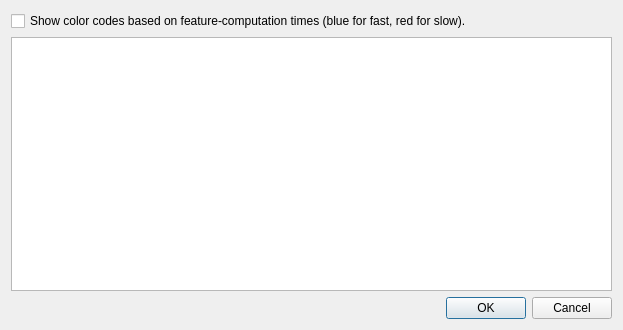
<?xml version="1.0" encoding="UTF-8"?>
<ui version="4.0">
 <class>FeaureDlg</class>
 <widget class="QDialog" name="FeaureDlg">
  <property name="geometry">
   <rect>
    <x>0</x>
    <y>0</y>
    <width>623</width>
    <height>330</height>
   </rect>
  </property>
  <property name="windowTitle">
   <string>Dialog</string>
  </property>
  <layout class="QGridLayout" name="gridLayout_2">
   <item row="0" column="0">
    <layout class="QVBoxLayout" name="verticalLayout">
     <item>
      <widget class="QCheckBox" name="colorCodesEnabled">
       <property name="text">
        <string>Show color codes based on feature-computation times (blue for fast, red for slow).</string>
       </property>
      </widget>
     </item>
     <item>
      <widget class="FeatureTableWidget" name="featureTableWidget"/>
     </item>
     <item>
      <layout class="QHBoxLayout" name="horizontalLayout_2">
       <item>
        <spacer name="horizontalSpacer">
         <property name="orientation">
          <enum>Qt::Horizontal</enum>
         </property>
         <property name="sizeHint" stdset="0">
          <size>
           <width>40</width>
           <height>20</height>
          </size>
         </property>
        </spacer>
       </item>
       <item>
        <widget class="QPushButton" name="ok">
         <property name="text">
          <string>OK</string>
         </property>
        </widget>
       </item>
       <item>
        <widget class="QPushButton" name="cancel">
         <property name="text">
          <string>Cancel</string>
         </property>
        </widget>
       </item>
      </layout>
     </item>
    </layout>
   </item>
  </layout>
 </widget>
 <customwidgets>
  <customwidget>
   <class>FeatureTableWidget</class>
   <extends>QTableWidget</extends>
   <header>ilastik.widgets.featureTableWidget</header>
  </customwidget>
 </customwidgets>
 <resources/>
 <connections/>
</ui>
